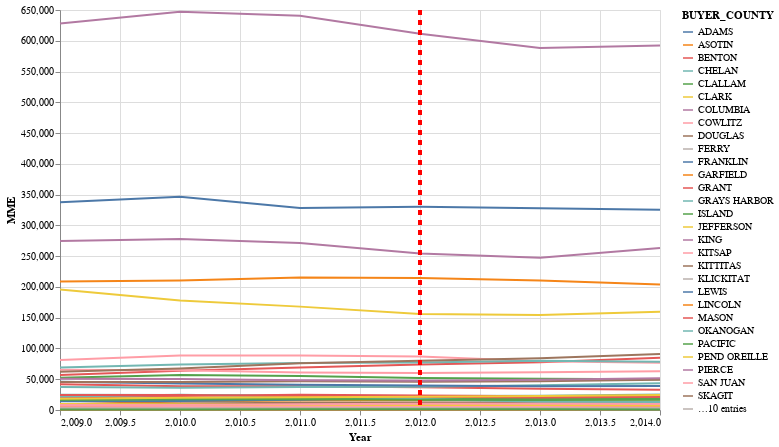

Notebook cell for this chart:
### Code cell
rule2 = alt.Chart(wash).mark_rule(color='red', strokeDash=[5,5], strokeWidth=3).encode(
    x='Year:Q',
    size=alt.value(3)
).transform_filter(
    alt.datum.Year == 2012
)


fig2 =alt.Chart(wash).mark_line().encode(
    x='Year',
    y='MME',
    color='BUYER_COUNTY'
).properties(
    width=600,
    height=400
)

fig2 + rule2

### Figure 1 — Vega-Lite specification as saved in the notebook (floating-point values rounded to 4 significant figures; data arrays with more than 128 entries replaced by an {"elided": "..."} marker saying what was removed)
{"config": {"view": {"continuousWidth": 400, "continuousHeight": 300}}, "layer": [{"mark": "line", "encoding": {"color": {"field": "BUYER_COUNTY", "type": "nominal"}, "x": {"field": "Year", "type": "quantitative"}, "y": {"field": "MME", "type": "quantitative"}}, "height": 400, "width": 600}, {"mark": {"type": "rule", "color": "red", "strokeDash": [5, 5], "strokeWidth": 3}, "encoding": {"size": {"value": 3}, "x": {"field": "Year", "type": "quantitative"}}, "transform": [{"filter": "(datum.Year === 2012)"}]}], "data": {"name": "data-6b50a64ade8f5e34e1c5b420d5e10100"}, "$schema": "https://vega.github.io/schema/vega-lite/v4.17.0.json", "datasets": {"data-6b50a64ade8f5e34e1c5b420d5e10100": {"elided": "234 records"}}}
